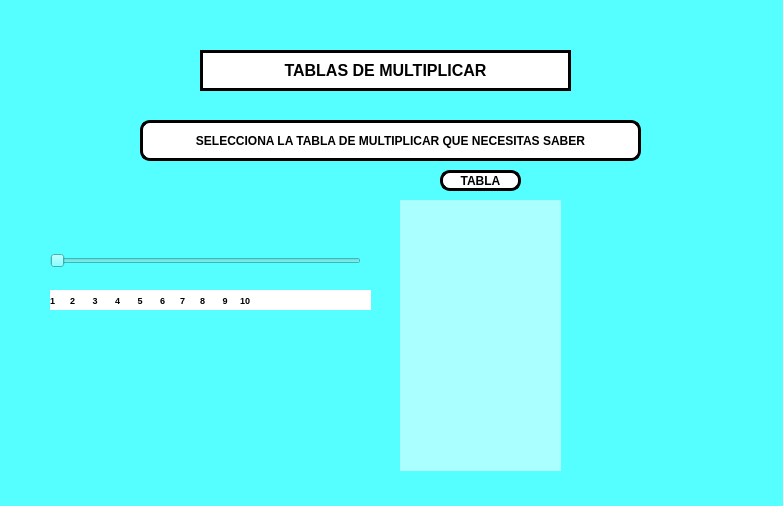
<?xml version="1.0" encoding="UTF-8"?>
<ui version="4.0">
 <class>MainWindow</class>
 <widget class="QMainWindow" name="MainWindow">
  <property name="geometry">
   <rect>
    <x>0</x>
    <y>0</y>
    <width>783</width>
    <height>506</height>
   </rect>
  </property>
  <property name="font">
   <font>
    <weight>75</weight>
    <bold>true</bold>
   </font>
  </property>
  <property name="windowTitle">
   <string>MainWindow</string>
  </property>
  <property name="styleSheet">
   <string notr="true">background-color: rgb(255, 0, 0);
background-color: rgb(85, 255, 255);</string>
  </property>
  <widget class="QWidget" name="centralwidget">
   <widget class="QLabel" name="label">
    <property name="geometry">
     <rect>
      <x>200</x>
      <y>50</y>
      <width>371</width>
      <height>41</height>
     </rect>
    </property>
    <property name="font">
     <font>
      <pointsize>12</pointsize>
      <weight>75</weight>
      <bold>true</bold>
     </font>
    </property>
    <property name="styleSheet">
     <string notr="true">background-color: rgb(255, 255, 255);
border: 3px solid black</string>
    </property>
    <property name="text">
     <string>TABLAS DE MULTIPLICAR</string>
    </property>
    <property name="alignment">
     <set>Qt::AlignCenter</set>
    </property>
   </widget>
   <widget class="QLabel" name="label_2">
    <property name="geometry">
     <rect>
      <x>140</x>
      <y>120</y>
      <width>501</width>
      <height>41</height>
     </rect>
    </property>
    <property name="font">
     <font>
      <pointsize>9</pointsize>
      <weight>75</weight>
      <bold>true</bold>
     </font>
    </property>
    <property name="styleSheet">
     <string notr="true">background-color: rgb(255, 255, 255);
border-radius: 10px;
border: 3px solid black
</string>
    </property>
    <property name="text">
     <string>SELECCIONA LA TABLA DE MULTIPLICAR QUE NECESITAS SABER</string>
    </property>
    <property name="alignment">
     <set>Qt::AlignCenter</set>
    </property>
   </widget>
   <widget class="QLabel" name="label_tabla">
    <property name="geometry">
     <rect>
      <x>400</x>
      <y>200</y>
      <width>161</width>
      <height>271</height>
     </rect>
    </property>
    <property name="font">
     <font>
      <pointsize>12</pointsize>
      <weight>75</weight>
      <bold>true</bold>
     </font>
    </property>
    <property name="styleSheet">
     <string notr="true">background-color: rgb(170, 255, 255);</string>
    </property>
    <property name="text">
     <string/>
    </property>
    <property name="alignment">
     <set>Qt::AlignCenter</set>
    </property>
   </widget>
   <widget class="QLabel" name="label_4">
    <property name="geometry">
     <rect>
      <x>440</x>
      <y>170</y>
      <width>81</width>
      <height>21</height>
     </rect>
    </property>
    <property name="font">
     <font>
      <weight>75</weight>
      <bold>true</bold>
     </font>
    </property>
    <property name="styleSheet">
     <string notr="true">background-color: rgb(255, 255, 255);
border-radius: 10px;
border: 3px solid black
</string>
    </property>
    <property name="text">
     <string>TABLA</string>
    </property>
    <property name="alignment">
     <set>Qt::AlignCenter</set>
    </property>
   </widget>
   <widget class="QSlider" name="horizontalSlider">
    <property name="geometry">
     <rect>
      <x>50</x>
      <y>240</y>
      <width>311</width>
      <height>41</height>
     </rect>
    </property>
    <property name="orientation">
     <enum>Qt::Horizontal</enum>
    </property>
   </widget>
   <widget class="QLabel" name="label_5">
    <property name="geometry">
     <rect>
      <x>50</x>
      <y>290</y>
      <width>321</width>
      <height>20</height>
     </rect>
    </property>
    <property name="font">
     <font>
      <pointsize>7</pointsize>
      <weight>75</weight>
      <bold>true</bold>
     </font>
    </property>
    <property name="styleSheet">
     <string notr="true">background-color: rgb(255, 255, 255);</string>
    </property>
    <property name="text">
     <string>1      2       3       4       5       6      7      8       9     10</string>
    </property>
   </widget>
   <widget class="QLabel" name="label_8">
    <property name="geometry">
     <rect>
      <x>10</x>
      <y>0</y>
      <width>151</width>
      <height>111</height>
     </rect>
    </property>
    <property name="styleSheet">
     <string notr="true"/>
    </property>
    <property name="text">
     <string/>
    </property>
    <property name="pixmap">
     <pixmap resource="../../Archivos/Recursos.qrc">:/Fotos/logofacultad.jpg</pixmap>
    </property>
    <property name="scaledContents">
     <bool>true</bool>
    </property>
   </widget>
   <widget class="QLabel" name="label_9">
    <property name="geometry">
     <rect>
      <x>610</x>
      <y>0</y>
      <width>161</width>
      <height>111</height>
     </rect>
    </property>
    <property name="styleSheet">
     <string notr="true"/>
    </property>
    <property name="text">
     <string/>
    </property>
    <property name="pixmap">
     <pixmap resource="../../Archivos/Recursos.qrc">:/Fotos/logoUAT.jpg</pixmap>
    </property>
    <property name="scaledContents">
     <bool>true</bool>
    </property>
   </widget>
   <widget class="QLabel" name="label_10">
    <property name="geometry">
     <rect>
      <x>610</x>
      <y>310</y>
      <width>161</width>
      <height>121</height>
     </rect>
    </property>
    <property name="styleSheet">
     <string notr="true"/>
    </property>
    <property name="text">
     <string/>
    </property>
    <property name="pixmap">
     <pixmap resource="../../Archivos/Recursos.qrc">:/Fotos/kirby buchon.jpg</pixmap>
    </property>
    <property name="scaledContents">
     <bool>true</bool>
    </property>
   </widget>
  </widget>
  <widget class="QMenuBar" name="menubar">
   <property name="geometry">
    <rect>
     <x>0</x>
     <y>0</y>
     <width>783</width>
     <height>26</height>
    </rect>
   </property>
  </widget>
  <widget class="QStatusBar" name="statusbar"/>
 </widget>
 <resources>
  <include location="../../Archivos/Recursos.qrc"/>
 </resources>
 <connections/>
</ui>
